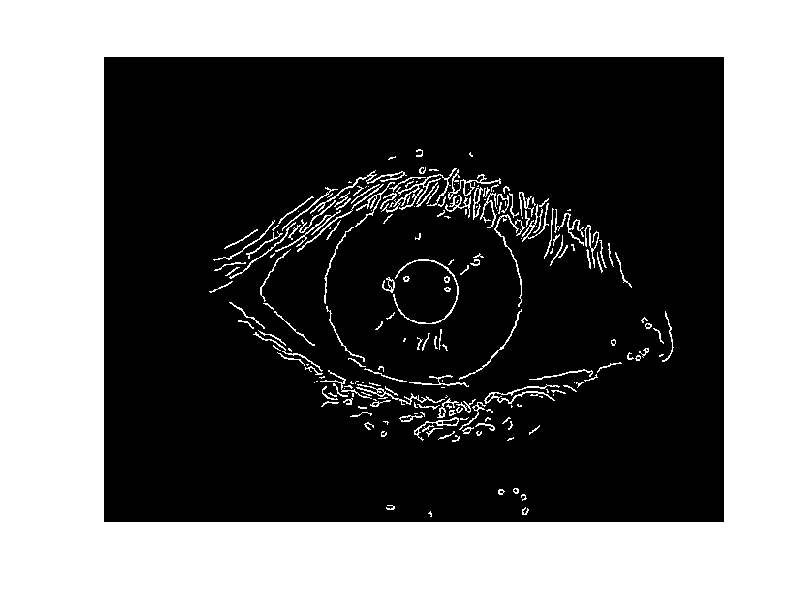

Write MATLAB code to recreate this figure.
clear, clc, close all;
data=csvread("img.csv");

imshow(data)
##hold on
##plot( 299 , 243 ,"+");
##plot( 299 , 243+47 ,"+");
##plot(305 , 254 ,"+");
##plot(305 , 254+88,"+");

##im=imread("iris.jpg");
##im=im(:,1);
##
##fft(im)